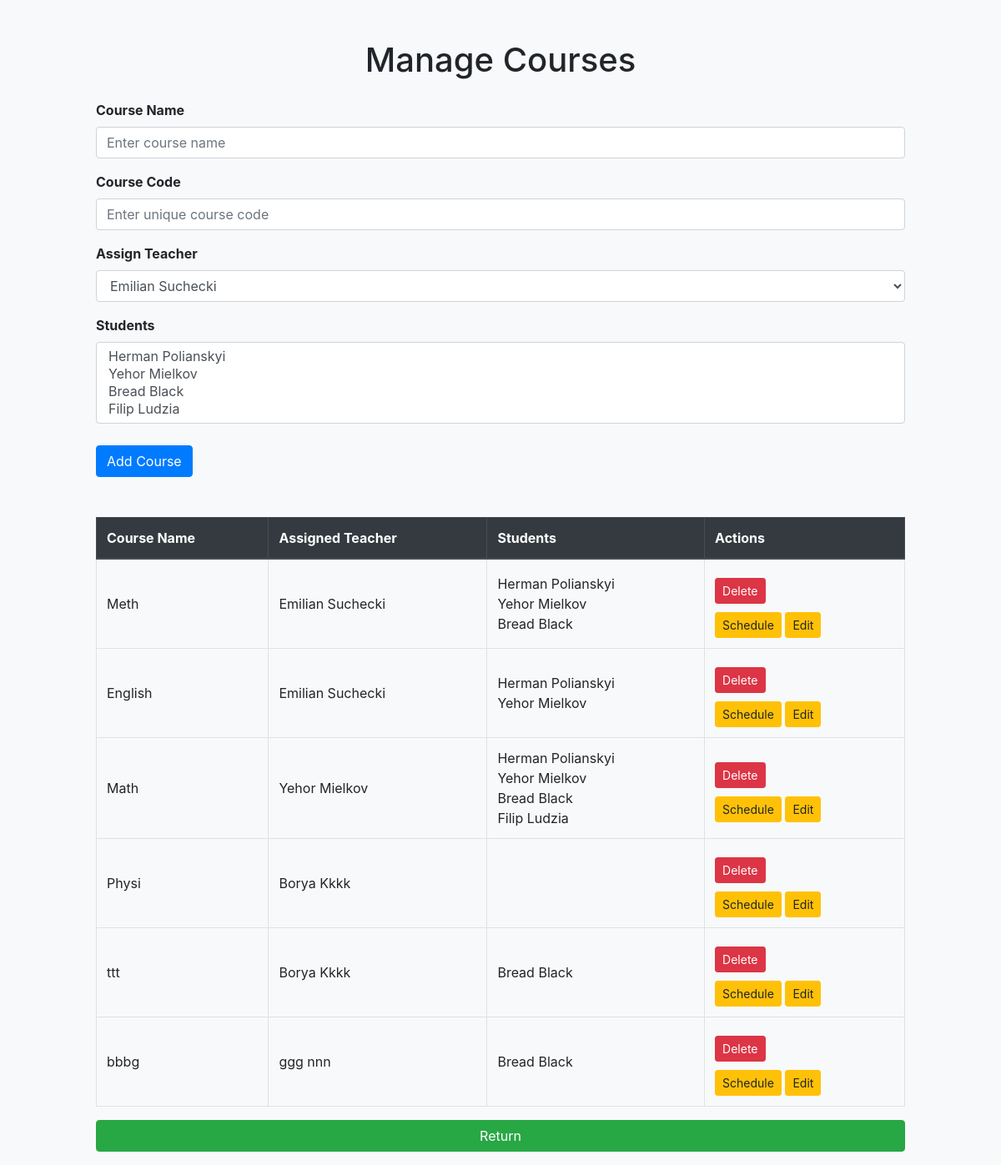
/admin_page (signed in), run on an earlier commit of the app's database.
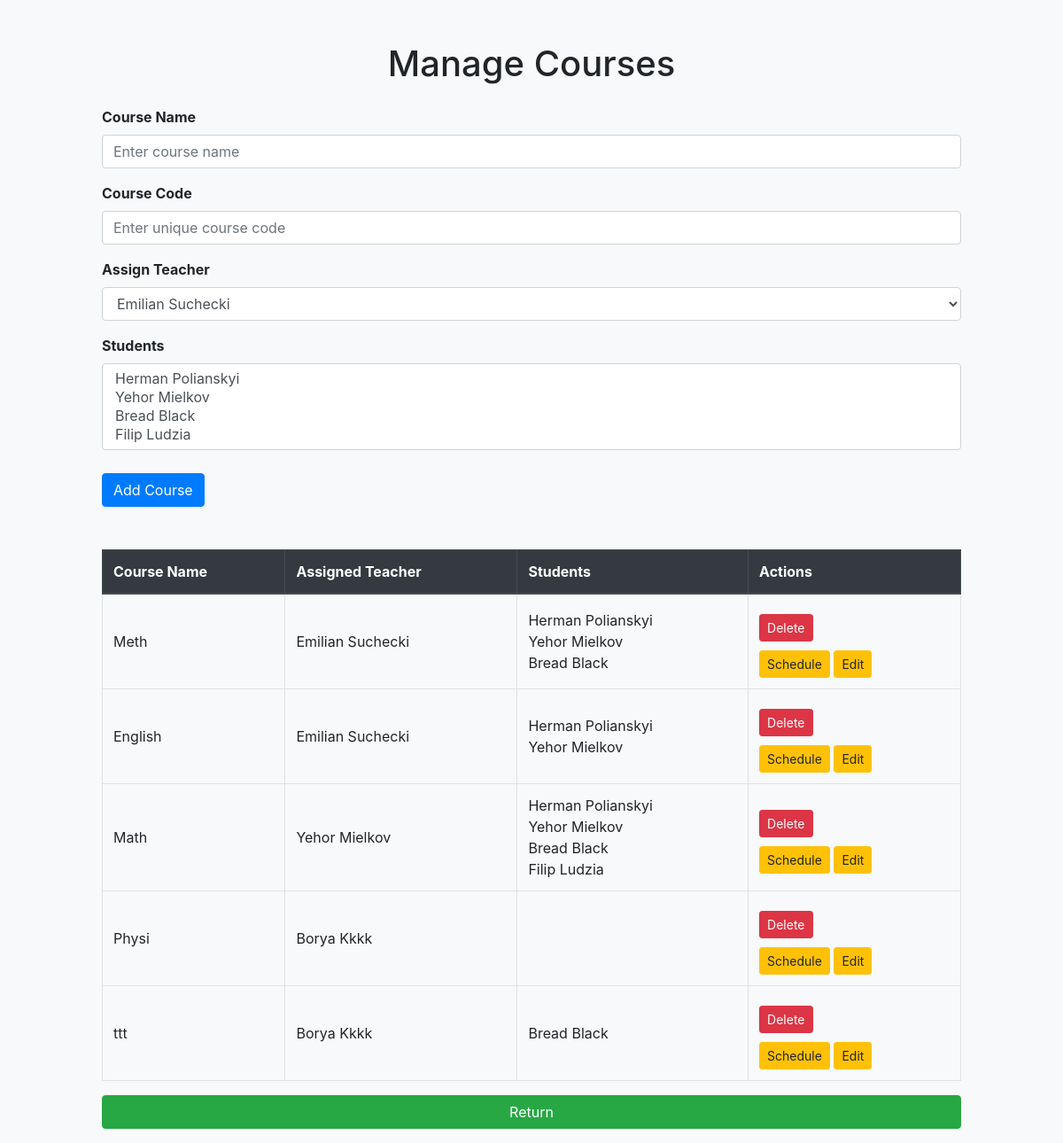
And on a later commit of the database.
### models.py (models this page shows)
class Course(db.Model):
    id = db.Column(db.Integer, primary_key=True)
    name = db.Column(db.String(150), nullable=False)
    code = db.Column(db.String(50), nullable=False, unique=True, index=True)
    teacher_id = db.Column(db.Integer, db.ForeignKey('teacher.id'), nullable=False)
    students = db.relationship('User', secondary='enrollment', back_populates='enrolled_courses')
    course_schedule = db.relationship('Schedule', back_populates='course', cascade="all, delete-orphan")

class BaseUser(UserMixin, db.Model):
    __abstract__ = True
    id = db.Column(db.Integer, primary_key=True)
    username = db.Column(db.String(150), unique=True, nullable=False)
    password = db.Column(db.String(150), nullable=False)
    first_name = db.Column(db.String(100), nullable=True)
    last_name = db.Column(db.String(100), nullable=True)
    account_type = db.Column(db.String(50), nullable=False)
    email = db.Column(db.String(150), nullable=True, unique=True)

class Teacher(BaseUser):
    __tablename__ = 'teacher'
    subjects = db.Column(db.String(200), nullable=False)
    office = db.Column(db.String(100), nullable=False)
    consultation_hours = db.Column(db.String(100), nullable=False)
    courses = db.relationship('Course', backref='teacher')

class User(BaseUser):
    __tablename__ = 'user'
    major = db.Column(db.String(150), nullable=True)
    semester = db.Column(db.Integer, nullable=True)
    enrolled_courses = db.relationship('Course', secondary='enrollment', back_populates='students')

### app.py (the view, shortened to what this page needs)
@app.route('/admin_page', methods=['GET', 'POST'])
@login_required
def manage_courses():
    teachers = Teacher.query.all()
    courses = Course.query.all()
    students = User.query.filter_by(account_type='user').all()
    return render_template('manage_courses.html', courses=courses, teachers=teachers, students=students)

### app.py (called while the page is built)
@login_manager.user_loader
def load_user(user_id):
    user = User.query.get(int(user_id))
    if not user:
        user = Teacher.query.get(int(user_id))
    if not user:
        user = Admin.query.get(int(user_id))
    return user

### templates/manage_courses.html (shortened to what this page needs)
<!DOCTYPE html>
<html lang="en">
<head>
    <link rel="stylesheet" href="https://cdn.jsdelivr.net/npm/bootstrap@4.3.1/dist/css/bootstrap.min.css">
</head>
<body>
    <div class="container mt-5">
        <h1 class="text-center mb-4">Manage Courses</h1>
        <form method="POST" class="mb-5">
            <div class="form-group">
                <label for="name">Course Name</label>
                <input type="text" class="form-control" name="name" id="name" placeholder="Enter course name" required>
            </div>
            <div class="form-group">
                <label for="code">Course Code</label>
                <input type="text" class="form-control" name="code" id="code" placeholder="Enter unique course code" required>
            </div>
            <div class="form-group">
                <label for="teacher_id">Assign Teacher</label>
                <select class="form-control" name="teacher_id" id="teacher_id" required>
                    {% for teacher in teachers %}
                    <option value="{{ teacher.id }}">{{ teacher.first_name }} {{ teacher.last_name }}</option>
                    {% endfor %}
                </select>
            </div>
            <div class="form-group">
                <label for="students">Students</label>
                <select name="students" class="form-control" multiple>
                    {% for user in students %}
                    <option value="{{ user.id }}">{{ user.first_name }} {{ user.last_name }}</option>
                    {% endfor %}
                </select>
            </div>
            <button type="submit" class="btn btn-primary">Add Course</button>
        </form>
        <table class="table table-bordered">
            <thead class="thead-dark">
                <tr>
                    <th>Course Name</th>
                    <th>Assigned Teacher</th>
                    <th>Students</th>
                    <th>Actions</th>
                </tr>
            </thead>
            <tbody>
                {% for course in courses %}
                <tr>
                    <td>{{ course.name }}</td>
                    <td>
                        {% for teacher in teachers %}
                        {% if teacher.id == course.teacher_id %}
                        {{ teacher.first_name }} {{ teacher.last_name }}
                        {% endif %}
                        {% endfor %}
                    </td>
                    <td>
                        {% for student in course.students %}
                        {{ student.first_name }} {{ student.last_name }}<br>
                        {% endfor %}
                    </td>
                    <td>
                        <form method="POST" action="{{ url_for('delete_course', course_id=course.id) }}"
                            onsubmit="return confirm('Are you sure you want to delete this course?')">
                            <button type="submit" class="btn btn-danger btn-sm">Delete</button>
                        </form>
                        <a href="{{ url_for('edit_course_schedule', course_id=course.id) }}" class="btn btn-sm btn-warning">Schedule</a>
                        <a href="{{ url_for('edit_course', course_id=course.id) }}" class="btn btn-sm btn-warning">Edit</a>
                    </td>
                </tr>
                {% endfor %}
            </tbody>
        </table>
        <a href="{{ url_for('admin_page') }}" class="btn btn-success mb-3">Return</a>
    </div>
</body>
</html>

What changed in the data, as far as the page shows it:
removed Course: name "bbbg", User (first_name "Bread", last_name "Black")
no longer on this page (row unchanged): Teacher: first_name "ggg", last_name "nnn", shown under "bbbg"
